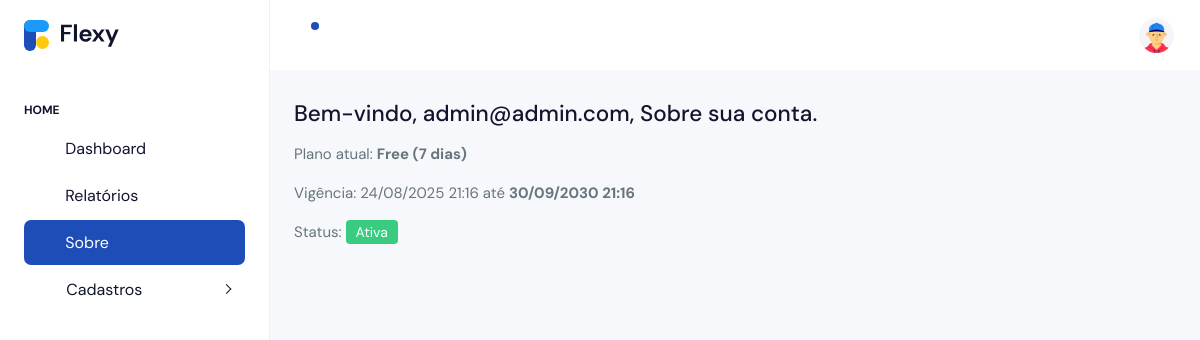
Screenshot of /sobre/ (signed in) with the database file from the repository.
### apps/accounts/models.py (models this page shows, shortened)
class User(AbstractUser):
    nome = models.CharField(max_length=120, blank=True, null=True)
    sobrenome = models.CharField(max_length=120, blank=True, null=True)
    grupo = models.SlugField(max_length=150, blank=True)  # << slug único para subdomínio
    email = models.EmailField(unique=True)
    is_owner = models.BooleanField(default=False)
    is_client = models.BooleanField(default=False)
    phone_regex = RegexValidator(r"^\+?\d{10,15}$", "Informe telefone no formato internacional, ex.: +5585...")
    phone = models.CharField(max_length=17, blank=True, null=True, validators=[phone_regex])
    full_name = models.CharField(max_length=120, blank=True, null=True)
    USERNAME_FIELD = "email"
    REQUIRED_FIELDS = []
    objects = UserManager()

class Subscription(models.Model):
    owner = models.OneToOneField(User, on_delete=models.CASCADE, related_name="subscription")
    plan = models.CharField(max_length=20, choices=Plan.choices, default=Plan.FREE)
    start_date = models.DateTimeField(default=timezone.now)
    end_date = models.DateTimeField()
    def is_active(self) -> bool:
        return timezone.now() <= self.end_date

### apps/accounts/views.py (the view)
# urls.py: path("sobre/", views.owner_sobre, name="owner_sobre"),
@login_required
@subscription_required
def owner_sobre(request):
    sub = getattr(request.user, 'subscription', None)
    ctx = {
        'subscription': sub,
    }
    return render(request, 'accounts/sobre.html', ctx)

### apps/accounts/templates/accounts/sobre.html (shortened to what this page needs)
{% extends 'accounts/index.html' %}
{% block content %}
<h4 class="mb-3">Bem-vindo, {{ request.user.email }}, Sobre sua conta.</h4>
{% if subscription %}
  <p>Plano atual: <strong>{{ subscription.get_plan_display }}</strong></p>
  <p>Vigência: {{ subscription.start_date|date:'d/m/Y H:i' }} até
     <strong>{{ subscription.end_date|date:'d/m/Y H:i' }}</strong></p>
  <p>Status:
    {% if subscription.is_active %}
      <span class="badge bg-success">Ativa</span>
    {% else %}
      <span class="badge bg-danger">Expirada</span>
    {% endif %}
  </p>
{% else %}
  <div class="alert alert-warning">Sem assinatura vinculada.</div>
{% endif %}
{% endblock %}

### rows the page displays
User: user.email "admin@admin.com"
Subscription: plan "Free (7 dias)", start_date "24/08/2025 21:16", end_date "30/09/2030 21:16"
